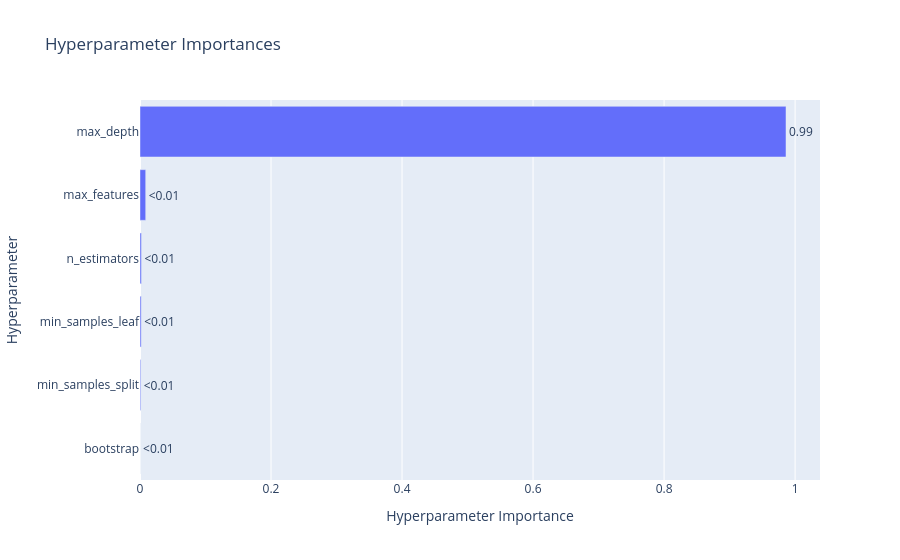

The notebook cell this image was saved under:
### Code cell
plot_param_importances(study)

### Figure 1 — Plotly figure (JSON) as saved in the notebook; plotly's stock layout.template omitted (floating-point values rounded to 4 significant figures)
{"data": [{"cliponaxis": false, "hovertemplate": ["bootstrap (CategoricalDistribution): 5.174101052399119e-05<extra></extra>", "min_samples_split (IntDistribution): 0.0011428800873786108<extra></extra>", "min_samples_leaf (IntDistribution): 0.001819927038289282<extra></extra>", "n_estimators (IntDistribution): 0.002184770912008392<extra></extra>", "max_features (FloatDistribution): 0.008698534816102495<extra></extra>", "max_depth (IntDistribution): 0.9861021461356972<extra></extra>"], "name": "Objective Value", "orientation": "h", "text": ["<0.01", "<0.01", "<0.01", "<0.01", "<0.01", "0.99"], "textposition": "outside", "type": "bar", "x": [5.174e-05, 0.001143, 0.00182, 0.002185, 0.008699, 0.9861], "y": ["bootstrap", "min_samples_split", "min_samples_leaf", "n_estimators", "max_features", "max_depth"]}], "layout": {"title": {"text": "Hyperparameter Importances"}, "xaxis": {"title": {"text": "Hyperparameter Importance"}}, "yaxis": {"title": {"text": "Hyperparameter"}}}}
